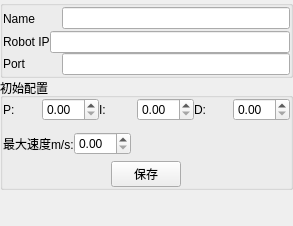
<?xml version="1.0" encoding="UTF-8"?>
<ui version="4.0">
 <class>Robot</class>
 <widget class="QWidget" name="Robot">
  <property name="geometry">
   <rect>
    <x>0</x>
    <y>0</y>
    <width>293</width>
    <height>226</height>
   </rect>
  </property>
  <property name="windowTitle">
   <string>Form</string>
  </property>
  <layout class="QVBoxLayout" name="verticalLayout_2">
   <property name="spacing">
    <number>0</number>
   </property>
   <property name="leftMargin">
    <number>0</number>
   </property>
   <property name="topMargin">
    <number>0</number>
   </property>
   <property name="rightMargin">
    <number>0</number>
   </property>
   <property name="bottomMargin">
    <number>0</number>
   </property>
   <item>
    <widget class="QGroupBox" name="groupBox">
     <property name="title">
      <string/>
     </property>
     <layout class="QVBoxLayout" name="verticalLayout">
      <property name="spacing">
       <number>0</number>
      </property>
      <property name="leftMargin">
       <number>0</number>
      </property>
      <property name="topMargin">
       <number>0</number>
      </property>
      <property name="rightMargin">
       <number>0</number>
      </property>
      <property name="bottomMargin">
       <number>0</number>
      </property>
      <item>
       <layout class="QHBoxLayout" name="horizontalLayout_12">
        <property name="spacing">
         <number>0</number>
        </property>
        <item>
         <widget class="QLabel" name="label_5">
          <property name="minimumSize">
           <size>
            <width>59</width>
            <height>25</height>
           </size>
          </property>
          <property name="maximumSize">
           <size>
            <width>16777215</width>
            <height>25</height>
           </size>
          </property>
          <property name="text">
           <string>Name</string>
          </property>
         </widget>
        </item>
        <item>
         <widget class="QLineEdit" name="name_lineEdit"/>
        </item>
       </layout>
      </item>
      <item>
       <layout class="QHBoxLayout" name="horizontalLayout_6">
        <property name="spacing">
         <number>0</number>
        </property>
        <item>
         <widget class="QLabel" name="label_4">
          <property name="minimumSize">
           <size>
            <width>0</width>
            <height>0</height>
           </size>
          </property>
          <property name="maximumSize">
           <size>
            <width>16777215</width>
            <height>25</height>
           </size>
          </property>
          <property name="text">
           <string>Robot IP</string>
          </property>
         </widget>
        </item>
        <item>
         <widget class="QLineEdit" name="ip_lineEdit"/>
        </item>
       </layout>
      </item>
      <item>
       <layout class="QHBoxLayout" name="horizontalLayout_9">
        <property name="spacing">
         <number>0</number>
        </property>
        <item>
         <widget class="QLabel" name="label_8">
          <property name="minimumSize">
           <size>
            <width>59</width>
            <height>0</height>
           </size>
          </property>
          <property name="maximumSize">
           <size>
            <width>16777215</width>
            <height>25</height>
           </size>
          </property>
          <property name="text">
           <string>Port</string>
          </property>
         </widget>
        </item>
        <item>
         <widget class="QLineEdit" name="port_lineEdit"/>
        </item>
       </layout>
      </item>
     </layout>
    </widget>
   </item>
   <item>
    <widget class="QGroupBox" name="groupBox_2">
     <property name="title">
      <string>初始配置</string>
     </property>
     <layout class="QGridLayout" name="gridLayout">
      <property name="leftMargin">
       <number>0</number>
      </property>
      <property name="topMargin">
       <number>0</number>
      </property>
      <property name="rightMargin">
       <number>0</number>
      </property>
      <property name="bottomMargin">
       <number>0</number>
      </property>
      <property name="horizontalSpacing">
       <number>0</number>
      </property>
      <item row="3" column="0">
       <layout class="QHBoxLayout" name="horizontalLayout_10">
        <property name="spacing">
         <number>0</number>
        </property>
        <item>
         <widget class="QPushButton" name="save_btn">
          <property name="maximumSize">
           <size>
            <width>70</width>
            <height>16777215</height>
           </size>
          </property>
          <property name="text">
           <string>保存</string>
          </property>
         </widget>
        </item>
       </layout>
      </item>
      <item row="0" column="0">
       <layout class="QHBoxLayout" name="horizontalLayout_4">
        <property name="bottomMargin">
         <number>5</number>
        </property>
        <item>
         <layout class="QHBoxLayout" name="horizontalLayout">
          <item>
           <widget class="QLabel" name="label">
            <property name="text">
             <string>P:</string>
            </property>
           </widget>
          </item>
          <item>
           <widget class="QDoubleSpinBox" name="p_box"/>
          </item>
         </layout>
        </item>
        <item>
         <layout class="QHBoxLayout" name="horizontalLayout_2">
          <item>
           <widget class="QLabel" name="label_2">
            <property name="text">
             <string>I:</string>
            </property>
           </widget>
          </item>
          <item>
           <widget class="QDoubleSpinBox" name="i_box"/>
          </item>
         </layout>
        </item>
        <item>
         <layout class="QHBoxLayout" name="horizontalLayout_3">
          <item>
           <widget class="QLabel" name="label_3">
            <property name="text">
             <string>D:</string>
            </property>
           </widget>
          </item>
          <item>
           <widget class="QDoubleSpinBox" name="d_box"/>
          </item>
         </layout>
        </item>
       </layout>
      </item>
      <item row="1" column="0">
       <layout class="QHBoxLayout" name="horizontalLayout_8">
        <property name="topMargin">
         <number>0</number>
        </property>
        <property name="bottomMargin">
         <number>0</number>
        </property>
        <item>
         <widget class="QLabel" name="label_9">
          <property name="text">
           <string>最大速度m/s:</string>
          </property>
         </widget>
        </item>
        <item>
         <widget class="QDoubleSpinBox" name="max_v_box"/>
        </item>
        <item>
         <spacer name="horizontalSpacer_4">
          <property name="orientation">
           <enum>Qt::Horizontal</enum>
          </property>
          <property name="sizeHint" stdset="0">
           <size>
            <width>40</width>
            <height>20</height>
           </size>
          </property>
         </spacer>
        </item>
       </layout>
      </item>
     </layout>
    </widget>
   </item>
   <item>
    <spacer name="verticalSpacer">
     <property name="orientation">
      <enum>Qt::Vertical</enum>
     </property>
     <property name="sizeHint" stdset="0">
      <size>
       <width>20</width>
       <height>0</height>
      </size>
     </property>
    </spacer>
   </item>
  </layout>
 </widget>
 <resources/>
 <connections/>
</ui>
